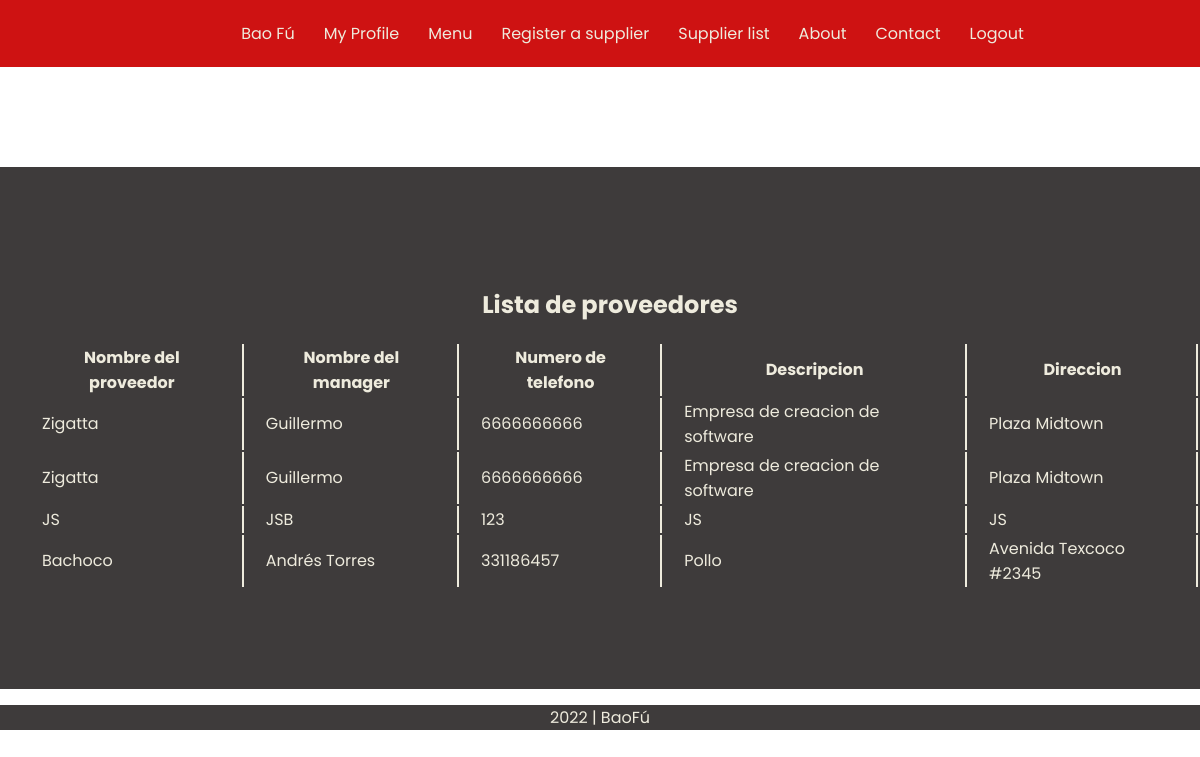
The page /supplier_list/ (signed in) on the database its author committed.
### Bao_fu_pweb2/services/models.py (models this page shows)
class Supplier(models.Model):
    name = models.CharField(max_length=100)
    manager_name = models.CharField(max_length=100)
    phone_number = models.CharField(max_length=100)
    description = models.CharField(max_length=300)
    address = models.CharField(max_length=150)

### Bao_fu_pweb2/services/views.py (the view)
# urls.py: path('supplier_list/', SupplierList.as_view(), name="supplierlist"),
class SupplierList(generic.ListView):
    model = Supplier
    context_object_name = "supplier_list"
    template_name = "supplier_list.html"

### Bao_fu_pweb2/templates/supplier_list.html (shortened to what this page needs)
{% extends 'base.html' %}
{% block navbar %}
    {% include 'navbar.html' %}
{% endblock %}
{% block main %}
<div class="listaSUP">
  <h1>Lista de proveedores</h1>
  <table class="table">
      <thead class="tableThead">
        <tr>
            <th>Nombre del proveedor</th>
            <th>Nombre del manager</th>
            <th>Numero de telefono</th>
            <th>Descripcion</th>
            <th>Direccion</th>
        </tr>
      </thead>
      <tbody class="tableBody">
      {% for supplier in supplier_list %}
        <tr>
            <td>{{supplier.name}}</td>
            <td>{{supplier.manager_name}}</td>
            <td>{{supplier.phone_number}}</td>
            <td>{{supplier.description}}</td>
            <td>{{supplier.address}}</td>
        </tr>
      {% endfor %}
      </tbody>
    </table>
</div>
{% endblock %}

### Bao_fu_pweb2/templates/base.html (shortened to what this page needs)
{%load static%}
<!DOCTYPE html>
<html lang="en">
  <head>
    <link rel="stylesheet" href="{% static 'css/styles.css'%}">
  </head>
  <body>
{% if request.user.is_authenticated %}
    <header>
        {% block navbar%}{% endblock %}
    </header>
    <section style="margin-top: 100px;">
        {% block main %}
        {% endblock %}
    </section>
    {% block footer %}
        {% include "footer.html" %}
    {% endblock %}
{% else %}
    {% include "login.html" %}
{% endif %}
  </body>
</html>

### Bao_fu_pweb2/templates/navbar.html
{%load static%}
<link rel="stylesheet" href="{% static 'css/styles.css'%}">
    <nav class="menu">
          <ul>
            <li class="drop"><a class="navbar-brand" href="{% url 'home' %}">Bao Fú</a></li>
            <li class="drop"><a href="{% url 'profile' %}">My Profile</a></li>
            <li class="drop"><a href="{% url 'menu' %}">Menu</a></li>
            <li class="drop"><a href="{% url 'supplier' %}">Register a supplier</a></li>
            <li class="drop"><a href="{% url 'supplierlist' %}">Supplier list</a></li>
            <li class="drop"><a href="{% url 'about' %}">About</a></li>
            <li class="drop"><a href="{% url 'contact' %}">Contact</a></li>
            <li class="drop"><a href="{% url 'logout' %}">Logout</a></li>
          </ul>
    </nav>

### Bao_fu_pweb2/templates/footer.html
{%load static%}
<footer class="footer">
  <div class="container">
    <p class="text-muted">2022 | BaoFú</p>
  </div>
</footer>

### Bao_fu_pweb2/static/css/styles.css (style rules this page uses)
body { margin: 0; padding: 0; background: url('https://www.thespruceeats.com/thmb/X6mg_2VBCQQ2X8VrLcPTf8_4ce0=/2733x2050/smart/filters:no_upscale()/chinese-take-out-472927590-57d31fff3df78c5833464e7b.jpg'); background-attachment: fixed; background-size: cover; }
.menu { display: flex; align-items: center; justify-content: center; width: 100%; background: #CE1212; }
.menu ul { list-style: none; padding-top: 5px; padding-bottom: 5px; }
.menu ul .drop { display: inline-block; }
.drop a { margin-left: 25px; margin-left: 25px; text-decoration: none; color: #EEEBDD; font-family: 'Poppins'; }
.listaSUP { padding-top: 100px; padding-bottom: 100px; padding-left: 20px; background-color: #1b1717d7; color: #EEEBDD; font-family: 'Poppins'; }
.listaSUP h1 { text-align: center; }
.tableThead tr th { border-right: #EEEBDD 2px solid; padding-right: 20px; padding-left: 20px; }
.tableBody tr td { border-right: #EEEBDD 2px solid; padding-right: 20px; padding-left: 20px; }
.footer { background-color: #1b1717d7; color: #EEEBDD; font-family: 'Poppins'; text-align: center; }

### rows shown on the page
Supplier: name "Zigatta", manager_name "Guillermo", phone_number "6666666666", description "Empresa de creacion de software", address "Plaza Midtown"
Supplier: name "Zigatta", manager_name "Guillermo", phone_number "6666666666", description "Empresa de creacion de software", address "Plaza Midtown"
Supplier: name "JS", manager_name "JSB", phone_number "123", description "JS", address "JS"
Supplier: name "Bachoco", manager_name "Andrés Torres", phone_number "331186457", description "Pollo", address "Avenida Texcoco #2345"
